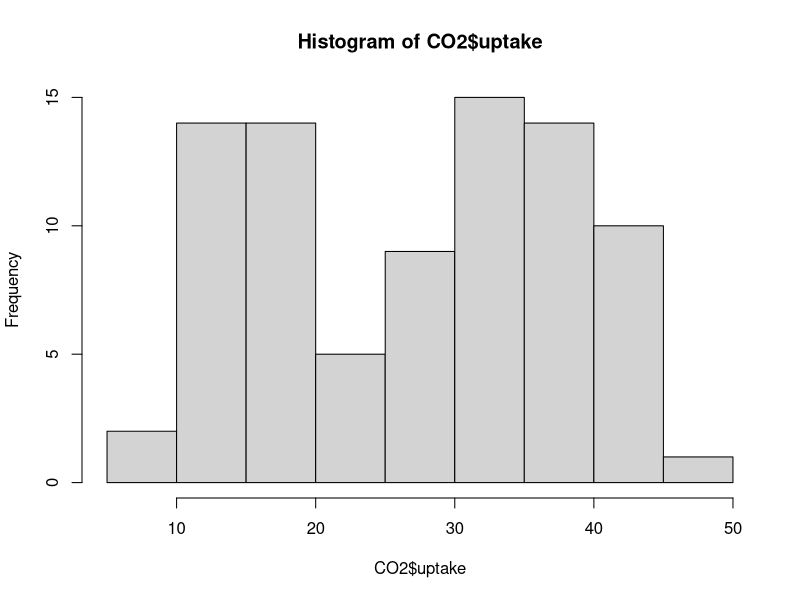
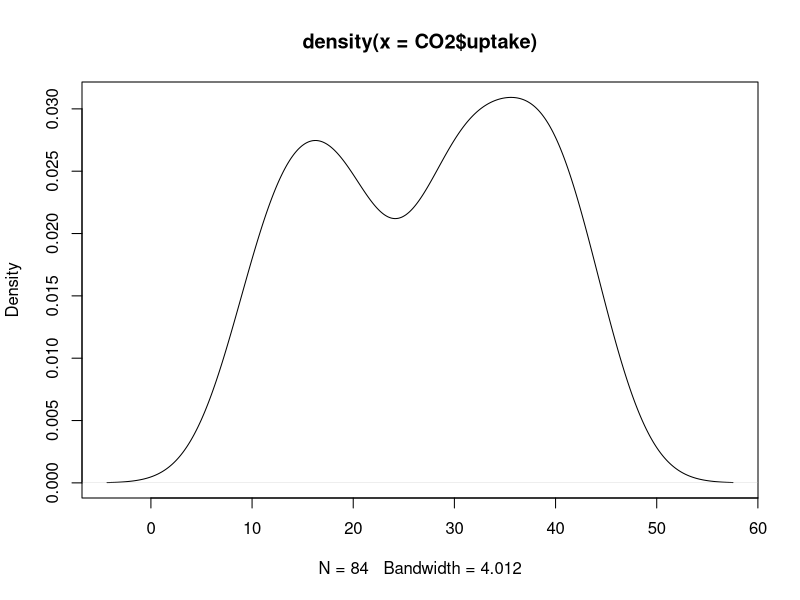
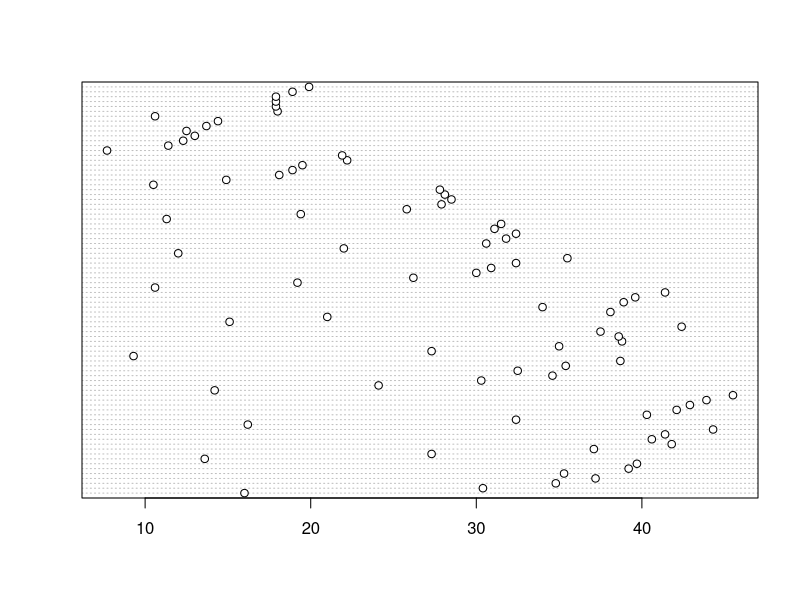
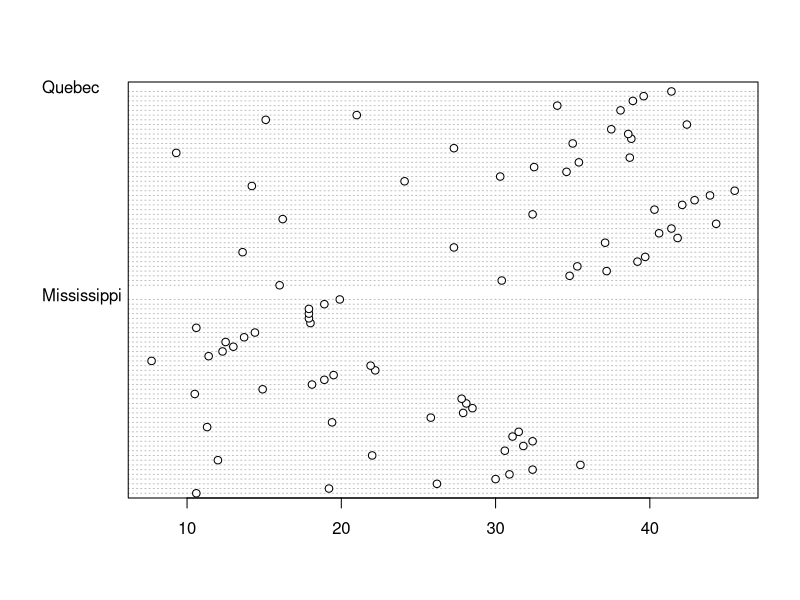
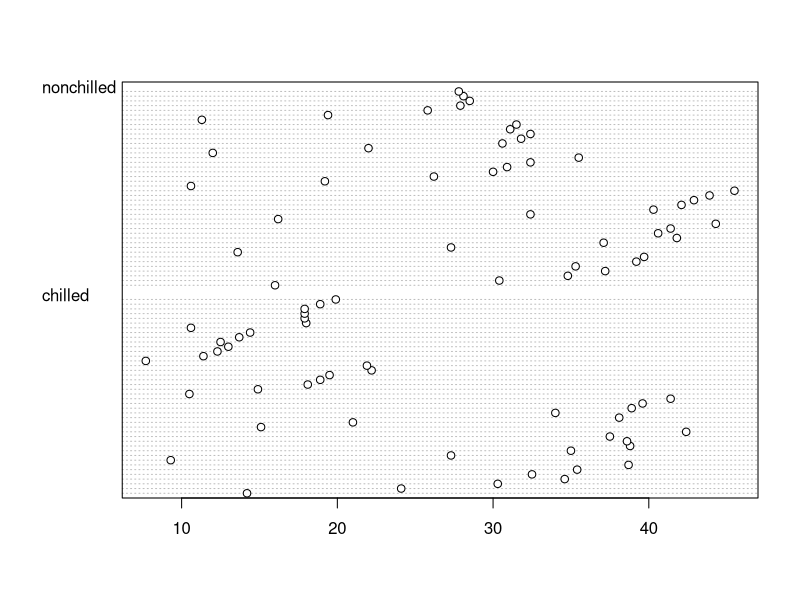
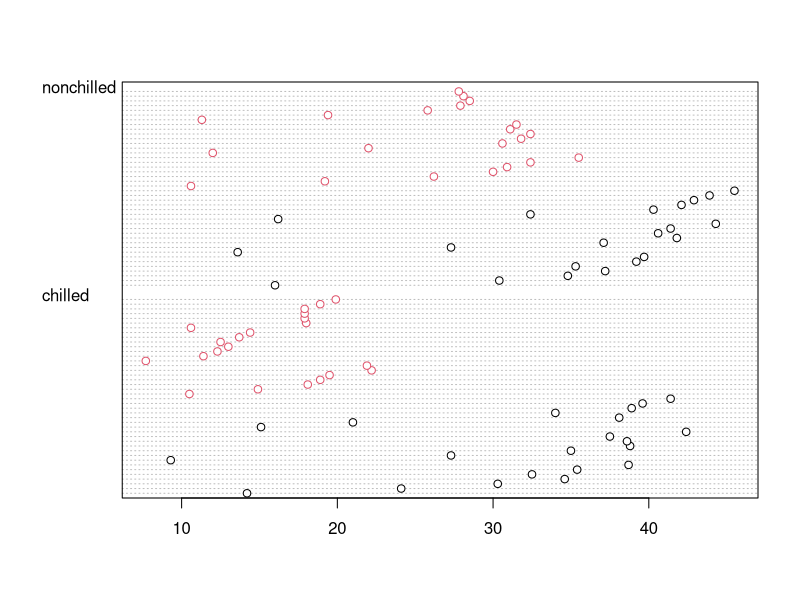
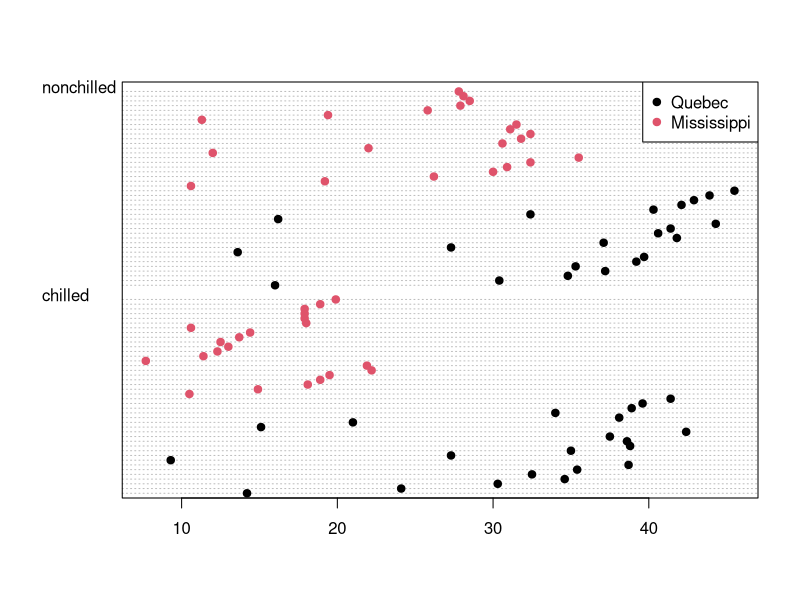
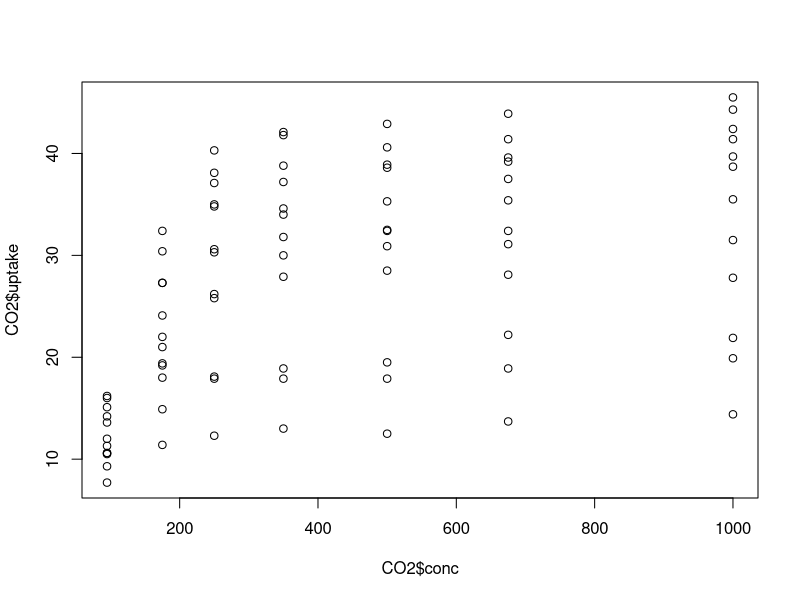

Source code (R) for these figures, in order:
## ---- chunk 1
knitr::opts_chunk$set(echo = TRUE)
## ---- chunk 2
?CO2
CO2 <- datasets::CO2
## ---- chunk 3
head(CO2)
## ---- chunk 4
str(CO2)

## ---- chunk 5
?hist
## ---- chunk 6

hist(CO2$uptake)

## ---- chunk 7
?density # Combine with plot() to vizualize; i.e. plot(density(x))
## ---- chunk 8

density(CO2$uptake)

plot(density(CO2$uptake))

## ---- chunk 9

?dotchart
## ---- chunk 10
dotchart(CO2$uptake) # separate out data by plant origin

## ---- chunk 11
dotchart(CO2$uptake, groups = CO2$Type) # separate out data by plant origin

dotchart(CO2$uptake, groups = CO2$Treatment) # And do the same for the different treatments (chilled vs. non-chilled)
## ---- chunk 12

dotchart(CO2$uptake, groups = CO2$Treatment, col = CO2$Type) 


## ---- chunk 13
dotchart(CO2$uptake, 
         groups = CO2$Treatment, 
         col = CO2$Type,
         pch = 19) # Set the marker type so it is the same in the plot and in the legend.  

legend(x = "topright",
       legend = levels(CO2$Type), # Using levels() here pulls out the unique factor levels for your legend text, in the same order that it gets colored above.
       col = 1:length(CO2$Type), # For coloring the marker, you want a series of numbers that are the same length as the items in the legend.  This pulls out that number of colors from the current palette you have set in R (more on this later)
       pch = 19)

## ---- chunk 14
plot(x = CO2$conc, 
     y = CO2$uptake)

# an alternative way of writing the above is:

plot(formula = uptake ~ conc, 
     data = CO2)


## ---- chunk 15

plot(x = CO2$Treatment, 
     y = CO2$uptake) 
## ---- chunk 16
?boxplot
boxplot(formula = uptake ~ Treatment, 
        data = CO2)



## ---- chunk 17
class(CO2$conc)
class(CO2$uptake)

plot(x = CO2$conc, y = CO2$uptake)
## ---- chunk 18

(uptakeMeans <- aggregate(uptake ~ conc, data = CO2, FUN = mean))
names(uptakeMeans) <- c("conc", "mean")

## ---- chunk 19

plot(mean ~ conc, 
     data = uptakeMeans,
     pch = 19, # set the pch to a solid dot to differentiation the mean from the rest of the data
     ylim = c(min(CO2$uptake), max(CO2$uptake))) # Change the y limits to accomodate the total data spread.
     
points(CO2$uptake ~ CO2$conc, col = "grey")
## ---- chunk 20

plot(mean ~ conc, 
     data = uptakeMeans,
     pch = 19, # set the pch to a solid dot to differentiation the mean from the rest of the data
     ylim = c(min(CO2$uptake), max(CO2$uptake))) # Change the y limits again to accomodate the total data spread.
     
points(CO2$uptake ~ CO2$conc, col = "grey")

lines(mean ~ conc, 
      data = uptakeMeans)


## ---- chunk 21

# First, let's get the sds, aggregated by concentration. 
(uptakeSD <- aggregate(uptake ~ conc, data = CO2, FUN = sd))
names(uptakeSD) <- c("conc", "sd")

plot(mean ~ conc, 
     data = uptakeMeans,
     ylim = c(0, 45)) # we again expand the default Y-axis limits to accomodate the sd bars. I chose these values throuh quivk plotting trial and error, but you could also add/substract the sd from the min and max uptake values to know where your bounds should be at minimum. 

# like lines() and points(), arrows() adds arrows to an already existing plot. It literally plots arrows, but we set the length of the arrowheads to be 0 for a clean bar without caps.  You could add the arguments (angle = 90, length = XX, code = 3) to draw more typical error bar caps of a given length instead. 

arrows(x0 = uptakeMeans$conc, 
       y0 = uptakeMeans$mean - uptakeSD$sd,
       y1 = uptakeMeans$mean + uptakeSD$sd,
       length = 0)

# x0, x1 and y0, y1 are where you draw the start (0) and end (1) of the bars. x1 and y1 default to x0 and y0 unless you specify otherwise.  Note, you cannot specify only x0, and y0, as then you will be drawing points.  

## ---- chunk 22
plot(mean ~ conc, 
     data = uptakeMeans,
     ylim = c(0, 45), 
     type = "b")
arrows(x0 = uptakeMeans$conc, 
       y0 = uptakeMeans$mean - uptakeSD$sd,
       y1 = uptakeMeans$mean + uptakeSD$sd,
       angle = 90,
       code = 3,
       length = 0.1) 


## ---- chunk 23
plot(x = CO2$conc, y = CO2$uptake, 
     xlab = 'CO2 Conc. uL/L', 
     ylab = 'CO2 Uptake (umol/m^2 sec)', 
     main = 'CO2 Uptake Under Ambient CO2 Conc.')
## ---- chunk 24
?par
par(mar = c(5, 4, 4, 2) + 1, 
    cex.lab = 1.5, 
    pch = 19)
plot(x = CO2$conc, y = CO2$uptake, 
     xlab = expression(paste(CO[2] ," conc. uL/L")), 
     ylab = expression(paste(CO[2], " uptake umol/", m^2 ," sec")), 
     main = expression(paste(CO[2], " uptake Under Ambient ", CO[2], " Conc.")))

## ---- chunk 25
levels(CO2$Treatment)
## ---- chunk 26

boxplot(uptake ~ Treatment, data = CO2, notch = TRUE) # including notch=TRUE provides evidence that the  medians differ if the notches do not overlap

## ---- chunk 27
plot(density(CO2[CO2$Treatment == "nonchilled", "uptake"]), 
     col = "red", 
     type = "l", 
     main = "CO2 uptake by treatment",
     lty = 1)

lines(density(CO2[CO2$Treatment == "chilled", "uptake"]), 
      col = "blue",
      lty = 2)

legend(x = "topright",
       legend = c("nonchilled", "chilled"),
       col = c("red", "blue"),
       lty = c(1,2),
       title = "Treatment")

## ---- chunk 28

par(mar = c(5, 4, 4, 2) + 1, 
    cex.lab = 1.5, 
    pch = 19,
    xpd = TRUE) # xpd set to TRUE allows us to plot the legend following outside of the plot box

palette(c("red", "blue")) # R has a default palette, which is the colors that automatically get pulled, but you can change this yourself with palette()

plot(x = CO2$conc, y = CO2$uptake, 
     ylim = c(0, 50),
     xlab = expression(paste(CO[2] ," concentration uL/L")), 
     ylab = expression(paste(CO[2], " uptake umol/", m^2 ,"sec")), 
     main = expression(paste(CO[2], " uptake Under Ambient CO2 Concentration Gradient")), 
     col = CO2$Treatment)
legend(x = 300,
       y = -15,
       legend = levels(CO2$Treatment),
       col = 1:2,
       pch = 19,
       bty = "n",
       horiz = T)

palette(c("green", "grey"))
plot(x = CO2$conc, y = CO2$uptake, 
     ylim = c(0, 50),
     xlab = expression(paste(CO[2] ," concentration uL/L")), 
     ylab = expression(paste(CO[2], " uptake umol/", m^2 ,"sec")), 
     main = expression(paste(CO[2], " uptake Under Ambient CO2 Concentration Gradient")), 
     col = CO2$Type)
legend(x = 300,
       y = -15,
       legend = levels(CO2$Type),
       col = 1:2,
       pch = 19,
       bty = "n",
       horiz = T)

## ---- chunk 29

boxplot(uptake ~ Treatment, data = CO2[CO2$Type == "Quebec",], main = "Quebec")
boxplot(uptake ~ Treatment, data = CO2[CO2$Type == "Mississippi",], main = "MS")


## ---- chunk 30

boxplot(uptake ~ Type, data = CO2[CO2$Treatment == "chilled",], main = "Chilled")
boxplot(uptake ~ Type, data = CO2[CO2$Treatment == "nonchilled",], main = "Not chilled")


